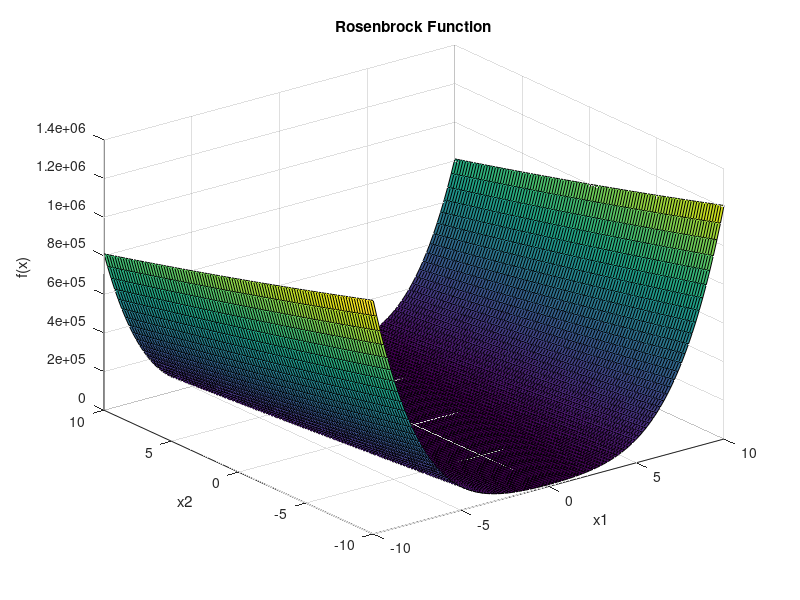

The MATLAB source for this figure:
% Define the range for x1 and x2
x1 = linspace(-10, 10, 100);
x2 = linspace(-10, 10, 100);

% Create a grid of values for x1 and x2
[X1, X2] = meshgrid(x1, x2);

% Initialize the output matrix Y with zeros
Y = zeros(size(X1));

% Evaluate Rosenbrock's function at each point in the grid
for i = 1:numel(X1)
    Y(i) = rosenbrock([X1(i), X2(i)]);
end

% Plot the surface
figure;
surf(X1, X2, Y);
title('Rosenbrock Function');
xlabel('x1');
ylabel('x2');
zlabel('f(x)');
